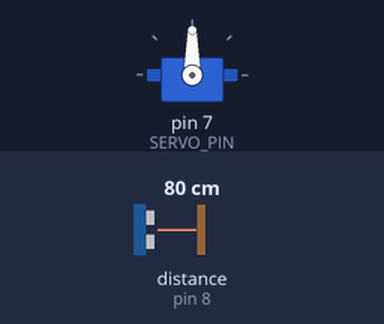
Bench run of a sketch on a simulated Arduino Uno, built with avr-gcc and run on an emulated ATmega328P. Shown: servo. Wiring (inferred from the names in the program): ultrasonic range finder: trigger pin 9; echo pin 8. The inputs (shaded band) are chosen by the test bench; at power-on: distance to the obstacle (sensor on pin 8) 80 cm. The echo pulse lasts 58.3 µs per cm.

Above: at 1.2 s.
1.3 s: distance to the obstacle (sensor on pin 8) set to 54 cm
2.8 s: distance to the obstacle (sensor on pin 8) set to 45 cm
At 2.93 s:
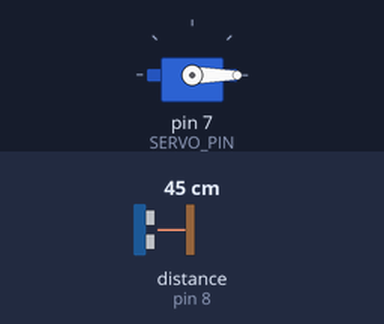
5.8 s: distance to the obstacle (sensor on pin 8) set to 60 cm
At 5.8 s:
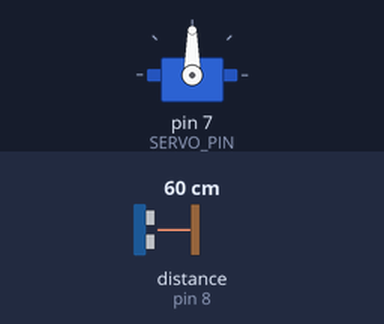
7.3 s: distance to the obstacle (sensor on pin 8) set to 2 cm
At 7.67 s:
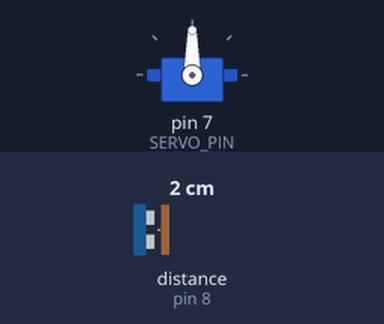
Timing chart, 0 to 11.3 s (numbered marks = the images above; inputs shaded):
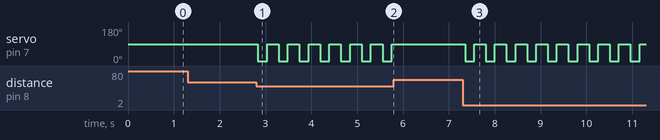

Measured:
- the behaviour switches between 51 and 50 cm on distance to the obstacle (sensor on pin 8) (found by bisection; images 0 and 1)
- after the input at 1.3 s, every drawn part: stays the same
- after the input at 2.8 s, servo on pin 7 (SERVO_PIN): alternates 90° for 0.25 s and 0° for 0.20 s, starting at once
- after the input at 5.8 s, servo on pin 7 (SERVO_PIN): stops changing and stays 90°
- after the input at 7.3 s, servo on pin 7 (SERVO_PIN): alternates 90° for 0.25 s and 0° for 0.20 s, starting after 0.05 s

The sketch:

cyro.ino
```cpp
#include <Servo.h>

Servo myServo;

const int TRIG_PIN  = 9;
const int ECHO_PIN  = 8;
const int SERVO_PIN = 7;

const int DISTANCE_CM = 50; // waves if something within 50cm

long getDistance() {
  digitalWrite(TRIG_PIN, LOW);
  delayMicroseconds(2);
  digitalWrite(TRIG_PIN, HIGH);
  delayMicroseconds(10);
  digitalWrite(TRIG_PIN, LOW);
  long duration = pulseIn(ECHO_PIN, HIGH);
  return duration * 0.034 / 2;
}

void wave() {
  myServo.write(0);
  delay(200);
  myServo.write(90);
  delay(200);
}

void setup() {
  myServo.attach(SERVO_PIN);
  pinMode(TRIG_PIN, OUTPUT);
  pinMode(ECHO_PIN, INPUT);
  myServo.write(90);
}

void loop() {
  long distance = getDistance();

  if (distance > 0 && distance < DISTANCE_CM) {
    wave(); // keeps waving continuously while something is there
  } else {
    myServo.write(90); // arm rests when nothing detected
  }

  delay(50);
}
```
